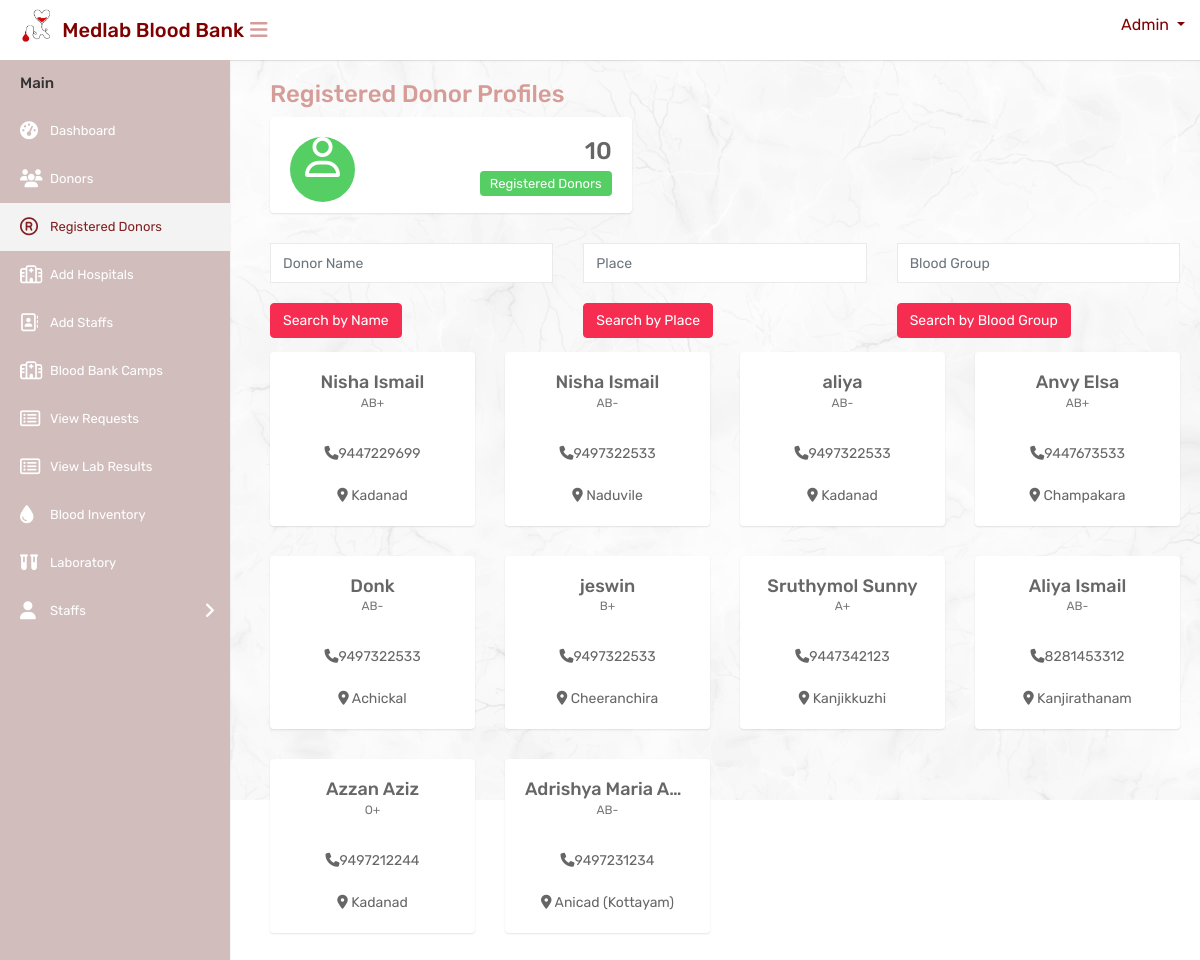
The app's page /registereddonortable, older data.
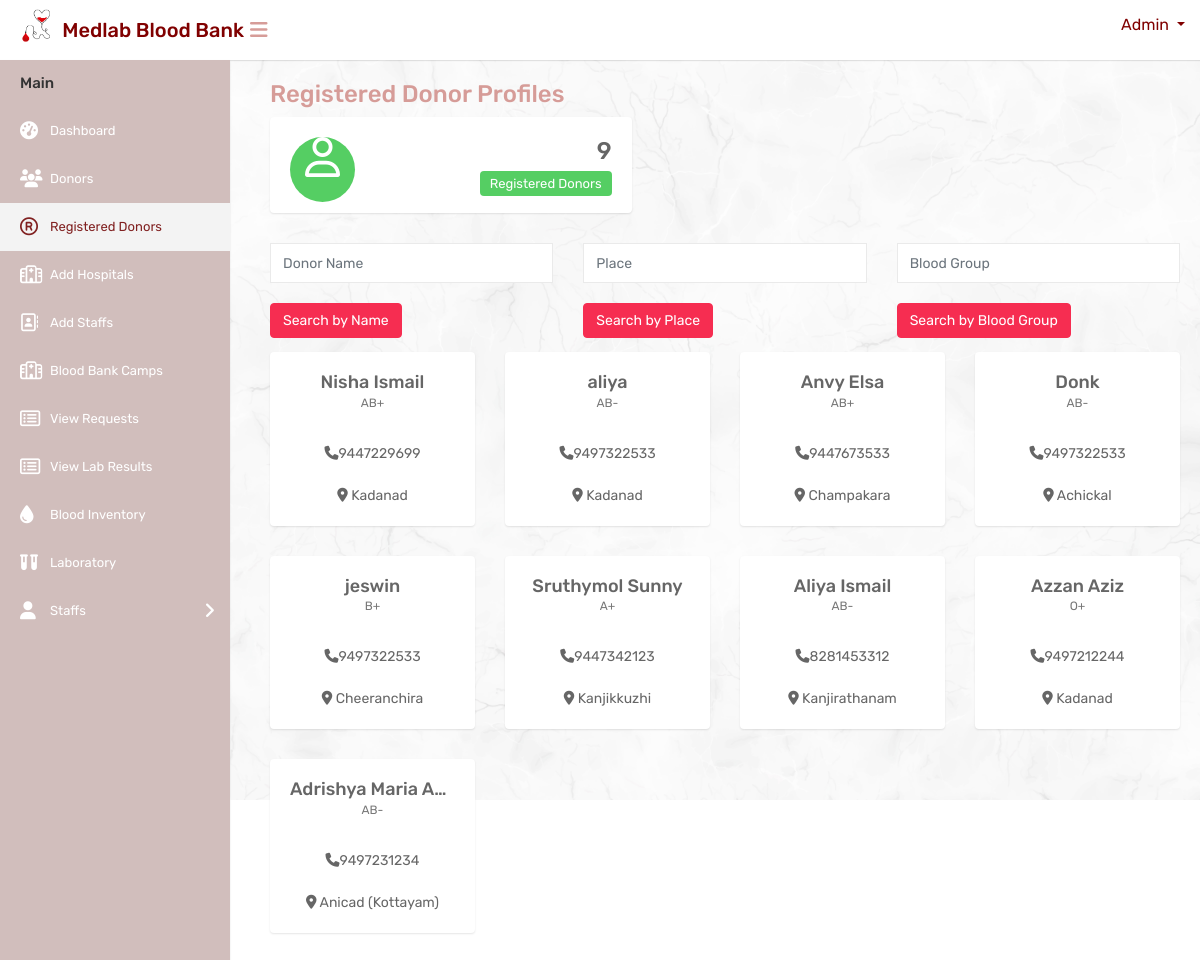
The same page, newer data.
### website/models.py (models this page shows, shortened)
class Donor(models.Model):
    user = models.OneToOneField(CustomUser, on_delete=models.CASCADE, null=True)
    full_name = models.CharField(max_length=100)
    email = models.EmailField(unique=True)
    phone = models.CharField(max_length=15)
    blood_group = models.CharField(max_length=5)
    place = models.CharField(max_length=100)
    id_proof = models.FileField(upload_to='id_proofs/', null=True, blank=True)
    timestamp = models.DateTimeField(default=timezone.now)

### website/views.py (the view)
# urls.py: path('registereddonortable', registereddonortable, name='registereddonortable'),
def registereddonortable(request):
    donors = Donor.objects.all()
    donor_count = donors.count()
    return render(request, 'mainuser/registereddonortable.html', {'donors': donors, 'donor_count': donor_count})

### templates/mainuser/registereddonortable.html (shortened to what the changed rows need)
{% load static %}
<html>
<head>
        <link rel="stylesheet" type="text/css" href="{% static 'mainuser/css/bootstrap.min.css' %}">
        <link rel="stylesheet" type="text/css" href="{% static 'mainuser/css/font-awesome.min.css' %}">
        <link rel="stylesheet" type="text/css" href="{% static 'mainuser/css/style.css' %}">
</head>
<body>
    <div class="main-wrapper">
        <div class="page-wrapper" style="margin-top:30px;margin-left:270px;padding-right:20px">
            <div class="row">
                <div class="col-md-6 col-sm-6 col-lg-6 col-xl-5">
                    <div class="dash-widget">
                        <div class="dash-widget-info text-right">
                            <h3>{{ donor_count }}</h3>
                            <span class="widget-title2">Registered Donors </span>
                        </div>
                    </div>
                </div>
            </div>
            <div class="row">
            {% for donor in donors %}
            <div class="col-md-4 col-sm-4 col-lg-3">
                <div class="profile-widget">
                    <h4 class="doctor-name text-ellipsis">{{ donor.full_name }}</h4>
                    <div class="doc-prof">{{ donor.blood_group }}</div><br>
                    <div class="user-country">
                        <i class="fa fa-phone"></i>{{donor.phone}}<br><br>
                        <i class="fa fa-map-marker"></i> {{ donor.place }}
                    </div>
                </div>
            </div>
            {% endfor %}
        </div>
    </div>
</body>
</html>

Row changes from the older to the newer data that the page shows:
removed Donor: full_name "Nisha Ismail", blood_group "AB-", phone "9497322533", place "Naduvile"
Text that changed along with them:
{{ donor_count }}: "10" → "9"
